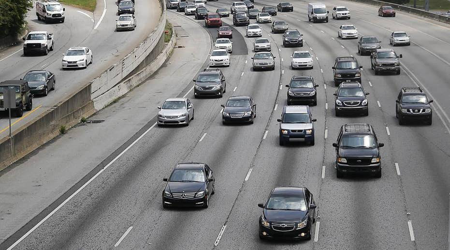
#> input picture YOLO_and_Cascade_Comparison/cars.png, 450 x 250 px
$ jupyter execute Cascade.ipynb
#> lines starting #> are read from the running program, lines starting #| are printed output that depends on the picture; after the words box and inside, x2 and y2 are one past the last pixel; in counts of white or black regions, pixels touching at a corner belong together
[cell 1]
import cv2
import numpy as np
import timeit

[cell 2]
src = cv2.imread("cars.png")
#> src is the input picture: shape (250, 450, 3); mean B, G, R 126.4, 126.8, 126.9
gray = cv2.cvtColor(src, cv2.COLOR_BGR2GRAY)
car_classifier = cv2.CascadeClassifier('Resources/haarcascade_car.xml')
cars = car_classifier.detectMultiScale(gray, 1.1, 1)
#> cars = 22 rows, first 6: [377, 1, 22, 22], [330, 4, 22, 22], [214, 22, 23, 23], [202, 10, 23, 23], [338, 24, 22, 22], [285, 51, 27, 27]

[cell 3]
for (x,y,w,h) in cars:
        cv2.rectangle(src, (x, y), (x+w, y+h), (0, 255, 255), 2)
#> this loop made 22 passes
#> (x, y, w, h) on passes 1 to 12: (377, 1, 22, 22), (330, 4, 22, 22), (214, 22, 23, 23), (202, 10, 23, 23), (338, 24, 22, 22), (285, 51, 27, 27), (239, 41, 45, 45), (248, 30, 30, 30), (52, 47, 33, 33), (102, 3, 42, 42), (270, 18, 41, 41), (10, 21, 49, 49)
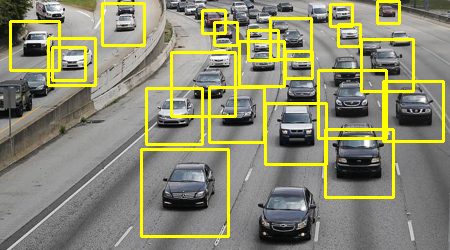
#> src: shape (250, 450, 3); 10.01% of pixels changed, all inside (x1, y1, x2, y2) = (9, 0, 445, 238)
# Displaying the processed image on the screen
cv2.imshow('Cars', src)
if cv2.waitKey(0):
#> (key Esc is pressed here)
    cv2.destroyAllWindows()
